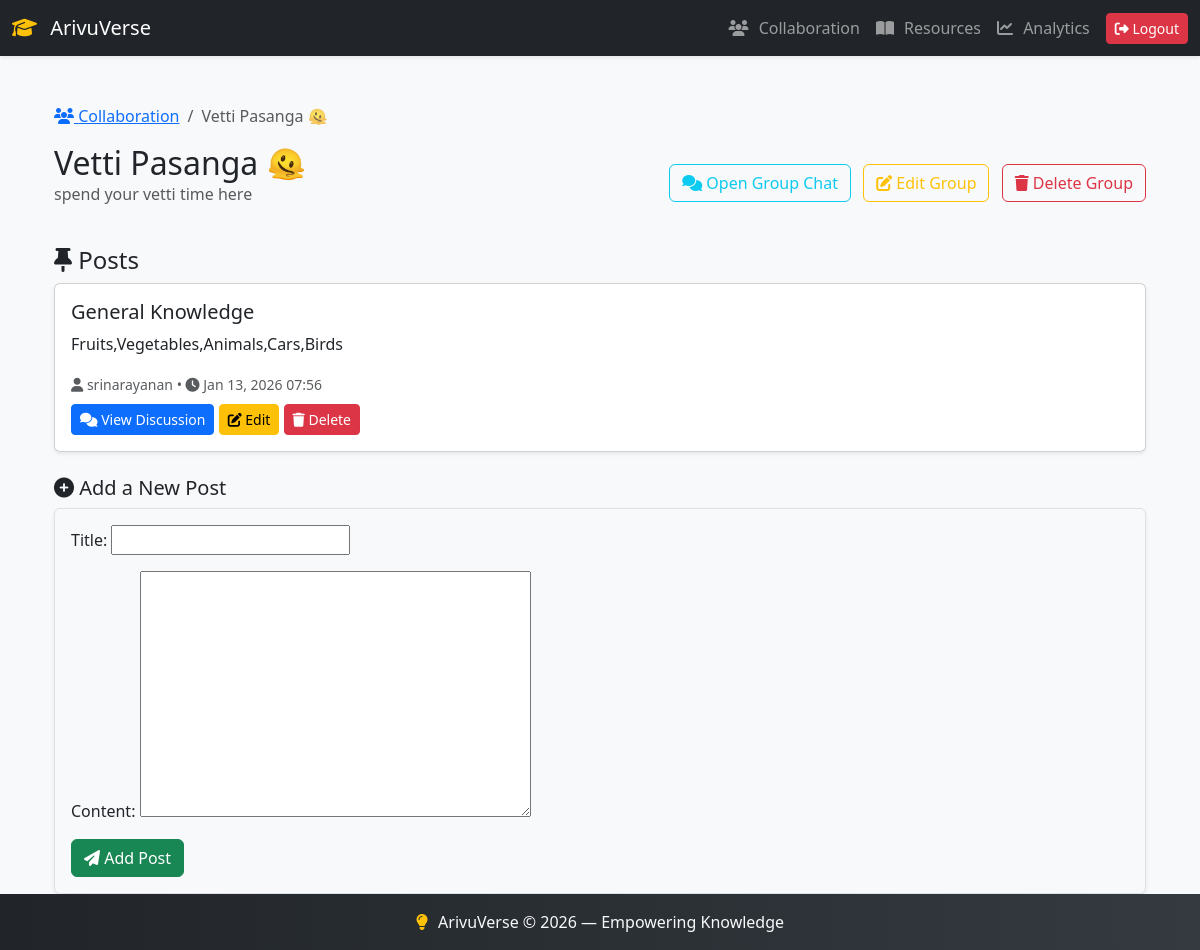
The page /api/collaboration/group/1/ (signed in) on the database its author committed.
### collaboration/models.py (models this page shows, shortened)
class Group(models.Model):
    name = models.CharField(max_length=100)
    description = models.TextField(blank=True)
    created_by = models.ForeignKey(User, on_delete=models.CASCADE, related_name="created_groups")
    members = models.ManyToManyField(User, related_name="collaboration_groups")
    created_at = models.DateTimeField(auto_now_add=True)

class Post(models.Model):
    group = models.ForeignKey(Group, on_delete=models.CASCADE, related_name="posts")
    author = models.ForeignKey(User, on_delete=models.CASCADE, related_name="posts")
    title = models.CharField(max_length=200)
    content = models.TextField()
    created_at = models.DateTimeField(auto_now_add=True)
    class Meta:
        ordering = ['-created_at']

### collaboration/views.py (the view)
# urls.py: path("group/<int:pk>/", views.group_detail, name="group_detail"),
@login_required
def group_detail(request, pk):
    group = get_object_or_404(Group, pk=pk)
    posts = group.posts.all()
    if request.method == "POST":
        post_form = PostForm(request.POST)
        if post_form.is_valid():
            post = post_form.save(commit=False)
            post.group = group
            post.author = request.user
            post.save()
            return redirect("group_detail", pk=group.pk)
    else:
        post_form = PostForm()
    return render(request, "collaboration/group_detail.html", {
        "group": group,
        "posts": posts,
        "post_form": post_form,
    })

### collaboration/forms.py
class PostForm(forms.ModelForm):
    class Meta:
        model = Post
        fields = ["title", "content"]

### collaboration/templates/collaboration/group_detail.html (shortened to what this page needs)
{% extends "base.html" %}
{% block content %}
<div class="container mt-4">
  <nav aria-label="breadcrumb">
    <ol class="breadcrumb">
      <li class="breadcrumb-item">
        <a href="{% url 'collaboration_home' %}">
          <i class="fas fa-users"></i> Collaboration
        </a>
      </li>
      <li class="breadcrumb-item active" aria-current="page">
        {{ group.name }}
      </li>
    </ol>
  </nav>
  <div class="d-flex justify-content-between align-items-center mb-3">
    <div>
      <h2 class="mb-0">{{ group.name }}</h2>
      <p class="text-muted">{{ group.description }}</p>
    </div>
    <div>
      <a href="{% url 'chat_view' group.pk %}" class="btn btn-outline-info">
        <i class="fas fa-comments"></i> Open Group Chat
      </a>
      {% if group.created_by == user %}
        <a href="{% url 'edit_group' group.pk %}" class="btn btn-outline-warning ms-2">
          <i class="fas fa-edit"></i> Edit Group
        </a>
        <a href="{% url 'delete_group' group.pk %}" class="btn btn-outline-danger ms-2">
          <i class="fas fa-trash"></i> Delete Group
        </a>
      {% endif %}
    </div>
  </div>
  <h4 class="mt-4"><i class="fas fa-thumbtack"></i> Posts</h4>
  {% for post in posts %}
    <div class="card mb-3 shadow-sm">
      <div class="card-body">
        <h5 class="card-title">{{ post.title }}</h5>
        <p class="card-text">{{ post.content }}</p>
        <small class="text-muted">
          <i class="fas fa-user"></i> {{ post.author.username }}
          • <i class="fas fa-clock"></i> {{ post.created_at|date:"M d, Y H:i" }}
        </small><br>
        <a href="{% url 'post_detail' post.pk %}" class="btn btn-sm btn-primary mt-2">
          <i class="fas fa-comments"></i> View Discussion
        </a>
        {% if post.author == user %}
          <a href="{% url 'edit_post' post.pk %}" class="btn btn-sm btn-warning mt-2">
            <i class="fas fa-edit"></i> Edit
          </a>
          <a href="{% url 'delete_post' post.pk %}" class="btn btn-sm btn-danger mt-2">
            <i class="fas fa-trash"></i> Delete
          </a>
        {% endif %}
      </div>
    </div>
  {% empty %}
    <p class="text-muted"><i class="fas fa-info-circle"></i> No posts yet. Start the discussion!</p>
  {% endfor %}
  <div class="mt-4">
    <h5><i class="fas fa-plus-circle"></i> Add a New Post</h5>
    <form method="post" class="border rounded p-3 bg-light shadow-sm">
      {{ post_form.as_p }}
      <button type="submit" class="btn btn-success">
        <i class="fas fa-paper-plane"></i> Add Post
      </button>
    </form>
  </div>
</div>
{% endblock %}

### lrhub/templates/base.html (style rules this page uses)
body { font-family: 'Segoe UI', Tahoma, Geneva, Verdana, sans-serif; }

### rows shown on the page
Group: name "Vetti Pasanga 🫠", description "spend your vetti time here"
Post: title "General Knowledge", content "Fruits,Vegetables,Animals,Cars,Birds", author.username "srinarayanan", created_at "Jan 13, 2026 07:56", shows "Edit"
